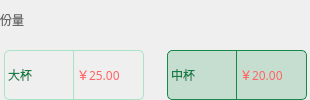
                        <widget class="QWidget" name="widget_27" native="true">
                         <layout class="QVBoxLayout" name="verticalLayout_12">
                          <property name="spacing">
                           <number>10</number>
                          </property>
                          <property name="leftMargin">
                           <number>0</number>
                          </property>
                          <property name="topMargin">
                           <number>0</number>
                          </property>
                          <property name="rightMargin">
                           <number>0</number>
                          </property>
                          <property name="bottomMargin">
                           <number>0</number>
                          </property>
                          <item>
                           <widget class="QWidget" name="widget_28" native="true">
                            <layout class="QHBoxLayout" name="horizontalLayout_27">
                             <property name="spacing">
                              <number>0</number>
                             </property>
                             <property name="leftMargin">
                              <number>0</number>
                             </property>
                             <property name="topMargin">
                              <number>0</number>
                             </property>
                             <property name="rightMargin">
                              <number>0</number>
                             </property>
                             <property name="bottomMargin">
                              <number>0</number>
                             </property>
                             <item>
                              <widget class="QLabel" name="label_12">
                               <property name="minimumSize">
                                <size>
                                 <width>0</width>
                                 <height>25</height>
                                </size>
                               </property>
                               <property name="maximumSize">
                                <size>
                                 <width>1000</width>
                                 <height>25</height>
                                </size>
                               </property>
                               <property name="styleSheet">
                                <string notr="true">color:rgb(102, 102, 102);</string>
                               </property>
                               <property name="text">
                                <string>份量</string>
                               </property>
                              </widget>
                             </item>
                             <item>
                              <spacer name="horizontalSpacer_10">
                               <property name="orientation">
                                <enum>Qt::Vertical</enum>
                               </property>
                               <property name="sizeHint" stdset="0">
                                <size>
                                 <width>286</width>
                                 <height>20</height>
                                </size>
                               </property>
                              </spacer>
                             </item>
                            </layout>
                           </widget>
                          </item>
                          <item>
                           <widget class="QWidget" name="widget_29" native="true">
                            <layout class="QHBoxLayout" name="horizontalLayout_28">
                             <property name="spacing">
                              <number>20</number>
                             </property>
                             <property name="leftMargin">
                              <number>1</number>
                             </property>
                             <property name="topMargin">
                              <number>0</number>
                             </property>
                             <property name="rightMargin">
                              <number>0</number>
                             </property>
                             <property name="bottomMargin">
                              <number>0</number>
                             </property>
                             <item>
                              <widget class="QWidget" name="menu_config_weight_big" native="true">
                               <property name="minimumSize">
                                <size>
                                 <width>140</width>
                                 <height>50</height>
                                </size>
                               </property>
                               <property name="maximumSize">
                                <size>
                                 <width>140</width>
                                 <height>50</height>
                                </size>
                               </property>
                               <layout class="QHBoxLayout" name="horizontalLayout_29">
                                <property name="spacing">
                                 <number>0</number>
                                </property>
                                <property name="leftMargin">
                                 <number>0</number>
                                </property>
                                <property name="topMargin">
                                 <number>0</number>
                                </property>
                                <property name="rightMargin">
                                 <number>0</number>
                                </property>
                                <property name="bottomMargin">
                                 <number>0</number>
                                </property>
                                <item>
                                 <widget class="QLabel" name="weight_big_l">
                                  <property name="styleSheet">
                                   <string notr="true">border-top-left-radius:5px;
border-bottom-left-radius:5px;
border: 1px solid rgb(169, 227, 196);
color:rgb(20, 126, 69);</string>
                                  </property>
                                  <property name="text">
                                   <string>大杯</string>
                                  </property>
                                 </widget>
                                </item>
                                <item>
                                 <widget class="QLabel" name="weight_big_money_l">
                                  <property name="font">
                                   <font>
                                    <family>Microsoft YaHei</family>
                                   </font>
                                  </property>
                                  <property name="styleSheet">
                                   <string notr="true">border-top-right-radius:5px;
border-bottom-right-radius:5px;
border-top: 1px solid rgb(169, 227, 196);
border-bottom: 1px solid rgb(169, 227, 196);
border-right: 1px solid rgb(169, 227, 196);
color:rgb(255, 100, 100);</string>
                                  </property>
                                  <property name="text">
                                   <string>￥25.00</string>
                                  </property>
                                 </widget>
                                </item>
                               </layout>
                              </widget>
                             </item>
                             <item>
                              <widget class="QWidget" name="menu_config_weight_mid" native="true">
                               <property name="minimumSize">
                                <size>
                                 <width>140</width>
                                 <height>50</height>
                                </size>
                               </property>
                               <property name="maximumSize">
                                <size>
                                 <width>140</width>
                                 <height>50</height>
                                </size>
                               </property>
                               <property name="styleSheet">
                                <string notr="true"/>
                               </property>
                               <layout class="QHBoxLayout" name="horizontalLayout_30">
                                <property name="spacing">
                                 <number>0</number>
                                </property>
                                <property name="leftMargin">
                                 <number>0</number>
                                </property>
                                <property name="topMargin">
                                 <number>0</number>
                                </property>
                                <property name="rightMargin">
                                 <number>0</number>
                                </property>
                                <property name="bottomMargin">
                                 <number>0</number>
                                </property>
                                <item>
                                 <widget class="QLabel" name="weight_mid_l">
                                  <property name="styleSheet">
                                   <string notr="true">background-color:rgba(44,159,97,0.22);
border-top-left-radius:5px;
border-bottom-left-radius:5px;
border: 1px solid rgb(21, 136, 74);
color:rgb(20, 126, 69);</string>
                                  </property>
                                  <property name="text">
                                   <string>中杯</string>
                                  </property>
                                 </widget>
                                </item>
                                <item>
                                 <widget class="QLabel" name="weight_mid_money_l">
                                  <property name="font">
                                   <font>
                                    <family>Microsoft YaHei</family>
                                   </font>
                                  </property>
                                  <property name="styleSheet">
                                   <string notr="true">background-color:rgba(44,159,97,0.22);
border-top-right-radius:5px;
border-bottom-right-radius:5px;
border-top: 1px solid rgb(21, 136, 74);
border-bottom: 1px solid rgb(21, 136, 74);
border-right: 1px solid rgb(21, 136, 74);
color:rgb(255, 100, 100);</string>
                                  </property>
                                  <property name="text">
                                   <string>￥20.00</string>
                                  </property>
                                 </widget>
                                </item>
                               </layout>
                              </widget>
                             </item>
                            </layout>
                           </widget>
                          </item>
                         </layout>
                        </widget>
